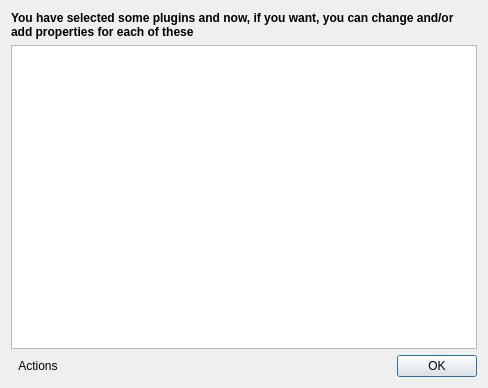
<ui version="4.0" >
 <class>InitPluginsProperties</class>
 <widget class="QDialog" name="InitPluginsProperties" >
  <property name="geometry" >
   <rect>
    <x>0</x>
    <y>0</y>
    <width>488</width>
    <height>388</height>
   </rect>
  </property>
  <property name="windowTitle" >
   <string>Set plugins properties - VisualNetkit</string>
  </property>
  <layout class="QVBoxLayout" name="verticalLayout" >
   <item>
    <widget class="QLabel" name="label" >
     <property name="font" >
      <font>
       <weight>75</weight>
       <bold>true</bold>
      </font>
     </property>
     <property name="text" >
      <string>You have selected some plugins and now, if you want, you can change and/or add properties for each of these</string>
     </property>
     <property name="wordWrap" >
      <bool>true</bool>
     </property>
    </widget>
   </item>
   <item>
    <widget class="QTreeView" name="treeView" >
     <property name="alternatingRowColors" >
      <bool>true</bool>
     </property>
     <property name="allColumnsShowFocus" >
      <bool>true</bool>
     </property>
    </widget>
   </item>
   <item>
    <layout class="QHBoxLayout" name="horizontalLayout" >
     <item>
      <widget class="QToolButton" name="actionsToolButton" >
       <property name="text" >
        <string>Actions</string>
       </property>
       <property name="icon" >
        <iconset resource="../resources/VisualNetkit.qrc" >
         <normaloff>:/menu/configure</normaloff>:/menu/configure</iconset>
       </property>
       <property name="shortcut" >
        <string>Ctrl+A</string>
       </property>
       <property name="popupMode" >
        <enum>QToolButton::InstantPopup</enum>
       </property>
       <property name="toolButtonStyle" >
        <enum>Qt::ToolButtonTextBesideIcon</enum>
       </property>
       <property name="autoRaise" >
        <bool>true</bool>
       </property>
      </widget>
     </item>
     <item>
      <spacer name="horizontalSpacer" >
       <property name="orientation" >
        <enum>Qt::Horizontal</enum>
       </property>
       <property name="sizeHint" stdset="0" >
        <size>
         <width>40</width>
         <height>20</height>
        </size>
       </property>
      </spacer>
     </item>
     <item>
      <widget class="QDialogButtonBox" name="buttonBox" >
       <property name="orientation" >
        <enum>Qt::Horizontal</enum>
       </property>
       <property name="standardButtons" >
        <set>QDialogButtonBox::Ok</set>
       </property>
      </widget>
     </item>
    </layout>
   </item>
  </layout>
  <action name="actionAddProperty" >
   <property name="text" >
    <string>AddDynamicProperty</string>
   </property>
  </action>
 </widget>
 <resources>
  <include location="../resources/VisualNetkit.qrc" />
 </resources>
 <connections>
  <connection>
   <sender>buttonBox</sender>
   <signal>accepted()</signal>
   <receiver>InitPluginsProperties</receiver>
   <slot>accept()</slot>
   <hints>
    <hint type="sourcelabel" >
     <x>443</x>
     <y>359</y>
    </hint>
    <hint type="destinationlabel" >
     <x>487</x>
     <y>315</y>
    </hint>
   </hints>
  </connection>
 </connections>
</ui>
